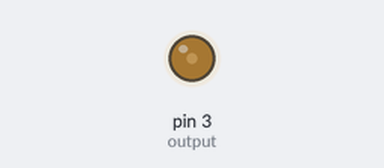
A sketch run on a simulated Arduino Uno, built with avr-gcc and run on an emulated ATmega328P. On the bench: output pins drawn as LEDs (lit = HIGH).

Above: at 0.05 s.
At 3.0 s:
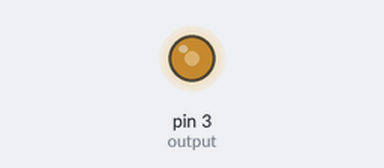
At 4.5 s:
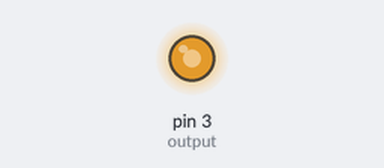
At 6.0 s:
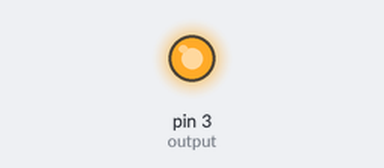
Timing chart, 0 to 7.8 s (numbered marks = the images above):
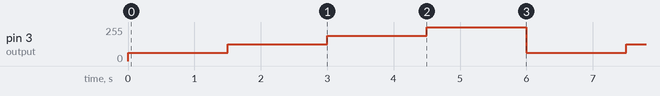

Measured:
- by itself, pin 3 (output): repeats every 6.0 s: 127/255 1.5 s, 191/255 1.5 s, 255/255 1.5 s, 63/255 1.5 s

The sketch:

0626_RunMotor_Test-1.ino
```cpp
int output = 3;
int duty = 0;
void setup() {
  // put your setup code here, to run once:
  pinMode(output, OUTPUT);
}

void loop() {
  // put your main code here, to run repeatedly:
  analogWrite(output, 63); // 25%
  delay(1500);
  analogWrite(output, 127); // 50%
  delay(1500);
  analogWrite(output, 191); // 75%
  delay(1500);
  analogWrite(output, 255); // 100%
  delay(1500);
}
```
